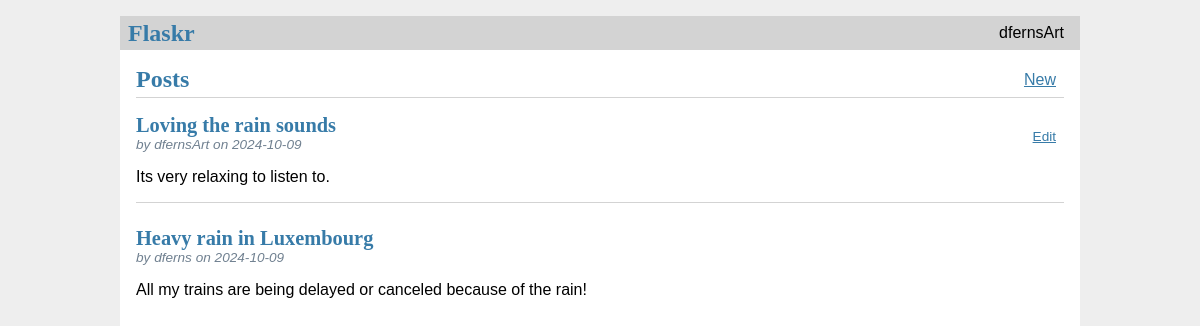
/ (signed in), run on the app's committed database.
### tables this page shows
CREATE TABLE users (
    id INTEGER PRIMARY KEY AUTOINCREMENT,
    username TEXT UNIQUE NOT NULL,
    password TEXT NOT NULL
);

CREATE TABLE posts (
    id INTEGER PRIMARY KEY AUTOINCREMENT,
    user_id INTEGER NOT NULL,
    created_at TIMESTAMP NOT NULL DEFAULT CURRENT_TIMESTAMP,
    title TEXT NOT NULL,
    body TEXT NOT NULL,
    FOREIGN KEY (user_id) REFERENCES users (id)
);

### flaskr/blog.py (the view)
@bp.route('/')
def index():
    db = get_db()
    posts = db.execute(
        'SELECT p.id, title, body, created_at, user_id, username FROM posts p JOIN users u ON p.user_id = u.id ORDER BY created_at DESC'
    ).fetchall()
    return render_template('blog/index.html',posts=posts)

### flaskr/auth.py (called while the page is built)
@bp.before_app_request
def load_logged_in_user():
    user_id = session.get('user_id')
    if user_id is None:
        g.user = None
    else:
        g.user = get_db().execute(
            'SELECT * FROM users WHERE id = ?', (user_id,)
        ).fetchone()

### flaskr/db.py (called while the page is built)
def get_db():
    if 'db' not in g:
        g.db = sqlite3.connect(
            current_app.config['DATABASE'],
            detect_types=sqlite3.PARSE_DECLTYPES
        )
        g.db.row_factory = sqlite3.Row
    return g.db

### flaskr/templates/blog/index.html
{% extends 'base.html'%}
{% block header %}
<h1>{% block title %}Posts{% endblock title %}</h1>
    {% if g.user %}
        <a class="action" href="{{ url_for('blog.create') }}">New</a>
    {% endif %}
{% endblock header %}
{% block content %}
    {% for post in posts %}
        <article class="post">
            <header>
                <div>
                    <h1> {{ post['title']}} </h1>
                    <div class="about">by {{ post['username'] }} on {{ post['created_at'].strftime('%Y-%m-%d')}}</div>
                </div>
                {% if g.user['id'] == post['user_id'] %}
                    <a class="action" href="{{ url_for('blog.update', id =post['id']) }}" >Edit</a>
                {% endif %}
            </header>
            <p class="body">{{ post['body'] }}</p>
        </article>
        {% if not loop.last %}
            <hr>
        {% endif %}
    {% endfor %}
{% endblock %}

### flaskr/templates/base.html (shortened to what this page needs)
<!doctype html>
<link rel="stylesheet" href="{{ url_for('static', filename='style.css') }}">
<nav>
    <h1>Flaskr</h1>
    <ul>
        {% if g.user %}
            <li><span> {{g.user['username']}}</span>
        {% else %}
            <li><a href="{{ url_for('auth.register') }}"> Register </a>
        {% endif %}
    </ul>
</nav>
<section class="content">
    <header>
        {% block header %}{% endblock %}
    </header>
    {% block content%}{% endblock %}
</section>

### flaskr/static/style.css (style rules this page uses)
h1 { font-family: serif; color: #377ba8; margin: 1rem 0; }
a { color: #377ba8; }
hr { border: none; border-top: 1px solid lightgray; }
nav { background: lightgray; display: flex; align-items: center; padding: 0 0.5rem; }
nav h1 { flex: auto; margin: 0; }
nav ul { display: flex; list-style: none; margin: 0; padding: 0; }
nav ul li a, nav ul li span, header .action { display: block; padding: 0.5rem; }
.content { padding: 0 1rem 1rem; }
.content > header { border-bottom: 1px solid lightgray; display: flex; align-items: flex-end; }
.content > header h1 { flex: auto; margin: 1rem 0 0.25rem 0; }
.post > header { display: flex; align-items: flex-end; font-size: 0.85em; }
.post > header > div:first-of-type { flex: auto; }
.post > header h1 { font-size: 1.5em; margin-bottom: 0; }
.post .about { color: slategray; font-style: italic; }
.post .body { white-space: pre-line; }
.content:last-child { margin-bottom: 0; }

### data on the page
users: user.username "dfernsArt"
posts: title "Loving the rain sounds", username "dfernsArt", created_at "2024-10-09", body "Its very relaxing to listen to."
posts: title "Heavy rain in Luxembourg", username "dferns", created_at "2024-10-09", body "All my trains are being delayed or canceled because of the rain!"
